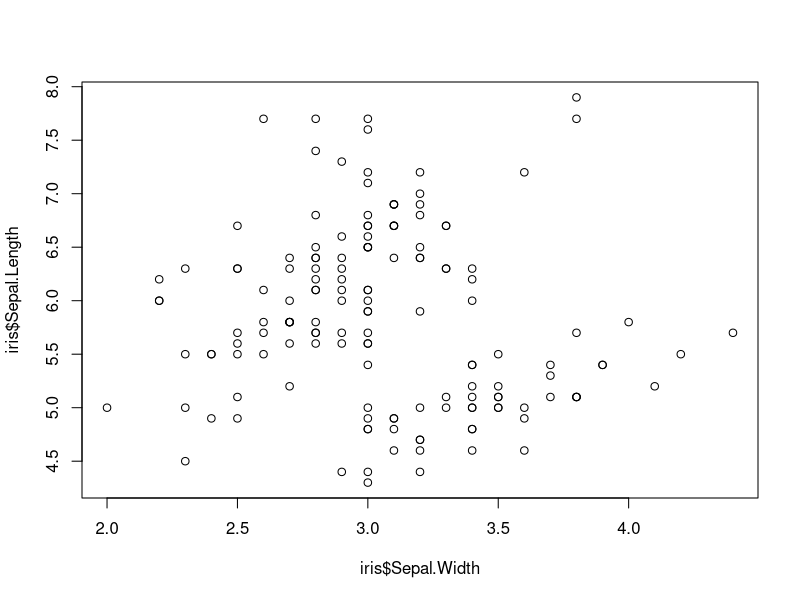
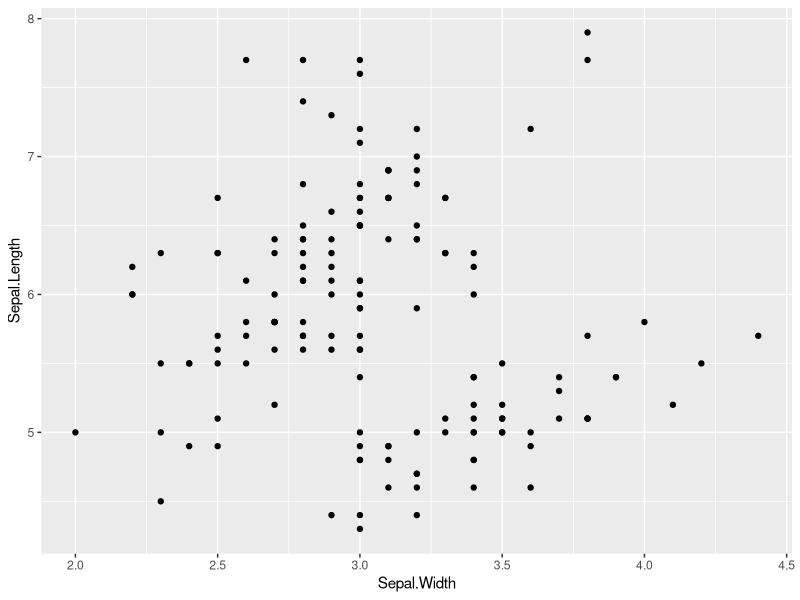
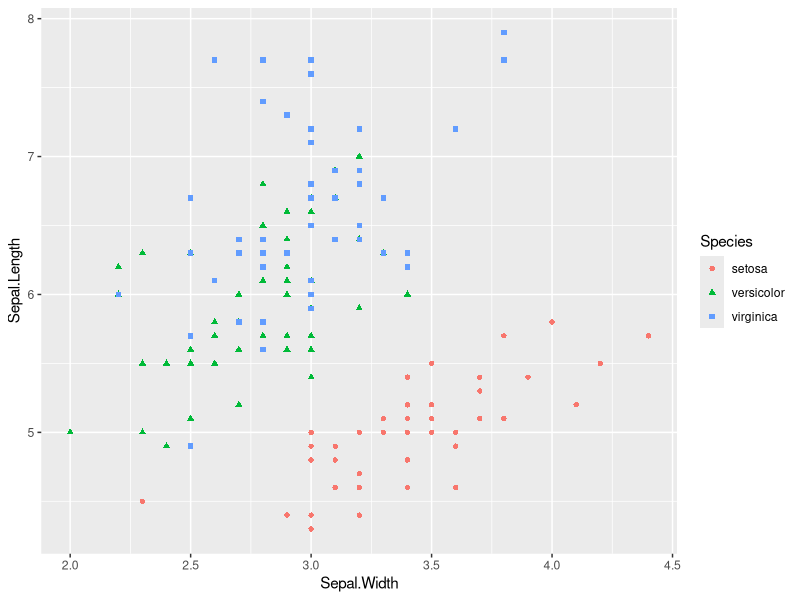
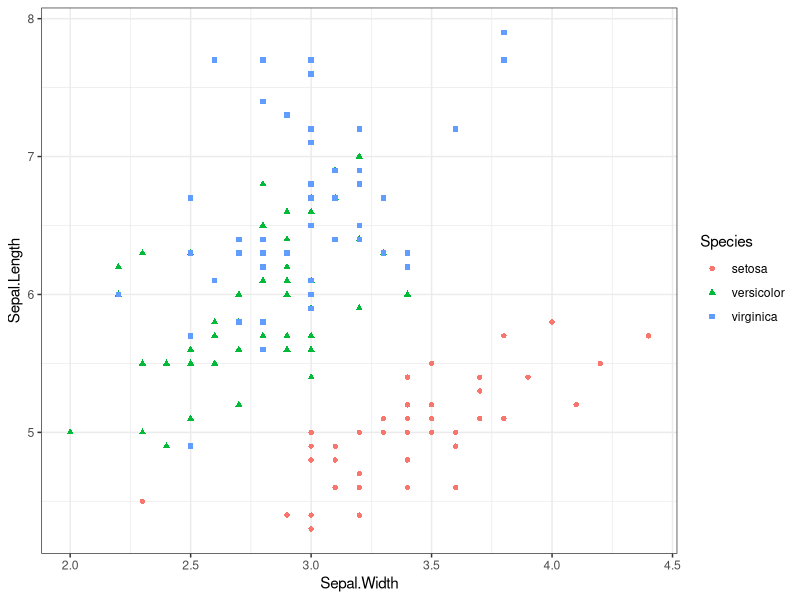
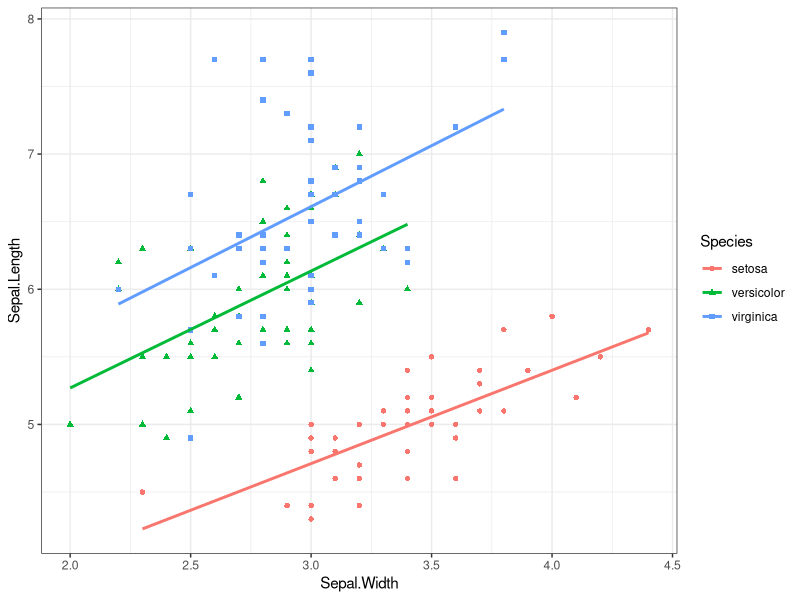
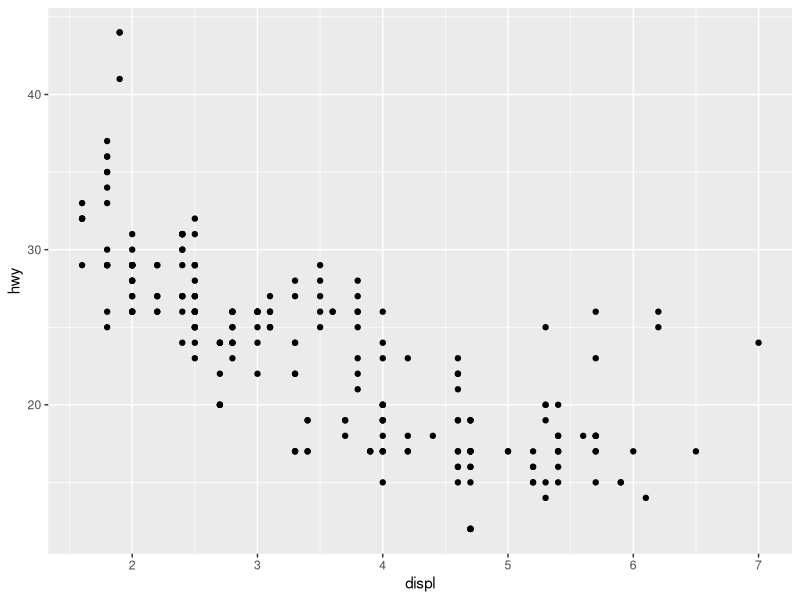
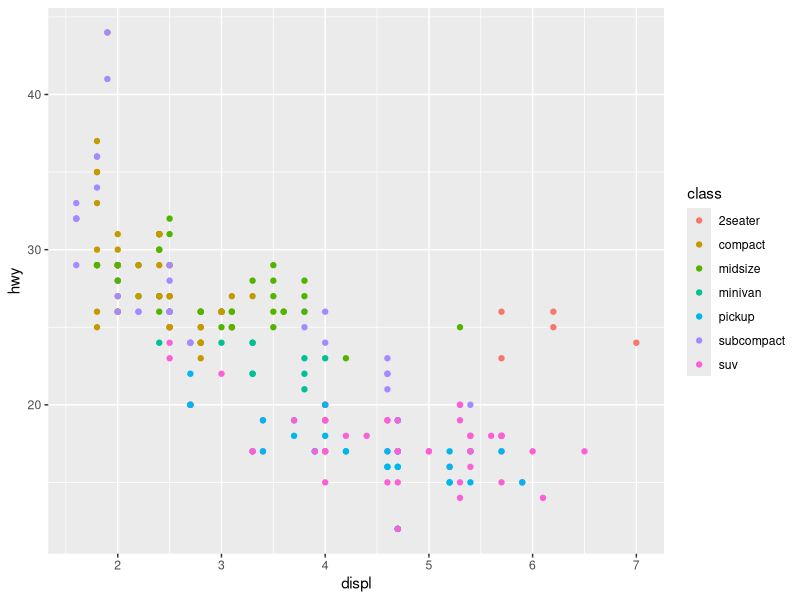
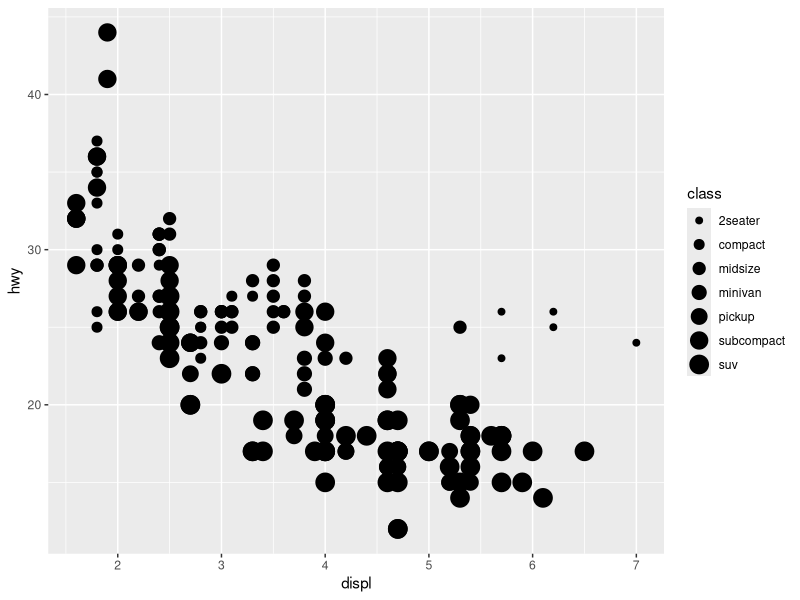

R code for these plots, in order: (Note: this script raises an error after producing the figures.)
## 03-Visualization.R
# Code from 01-visualization
# install.packages("ggplot2", "hexbin")
library(ggplot2)
# library(hexbin)

# Using the built in iris dataset
plot(iris$Sepal.Width, iris$Sepal.Length)

qplot(Sepal.Width, Sepal.Length, data = iris)
qplot(Sepal.Width, Sepal.Length, data = iris, color = Species, shape = Species)
qplot(Sepal.Width, Sepal.Length, data = iris, color = Species, shape = Species) + theme_bw()
qplot(Sepal.Width, Sepal.Length, data = iris, color = Species, shape = Species, geom = c("point", "smooth"), method = lm, se = FALSE) + theme_bw()


# Diving in: Scatterplots

# ggplot is one of the most comprehensive data visualization libraries
install.packages("ggplot2")
library(ggplot2)
?mpg
View(mpg)

qplot(displ, hwy, data = mpg)

# Aesthetics

qplot(displ, hwy, data = mpg, color = class)
qplot(displ, hwy, data = mpg, size = class)
qplot(displ, hwy, data = mpg, shape = class)
qplot(displ, hwy, data = mpg, alpha = class)

qplot(displ, hwy, data = mpg, color = class)

# Faceting

qplot(displ, hwy, data = mpg) + facet_grid(. ~ cyl)
qplot(displ, hwy, data = mpg) + facet_grid(drv ~ .)
qplot(displ, hwy, data = mpg) + facet_grid(drv ~ cyl)
qplot(displ, hwy, data = mpg) + facet_wrap(~ class)

# Geoms

qplot(displ, hwy, data = mpg, geom = "smooth")
qplot(displ, hwy, data = mpg)
qplot(displ, hwy, data = mpg, geom = "point")
qplot(displ, hwy, data = mpg, geom = c("point", "smooth"))

# Your Turn
# ---------------------------------------------
qplot(class, hwy, data = mpg)
qplot(class, hwy, data = mpg, geom = "boxplot")
# ---------------------------------------------

qplot(class, hwy, data = mpg, geom = "boxplot")
qplot(reorder(class, hwy), hwy, data = mpg, geom = "boxplot")

# Your Turn
# ---------------------------------------------
qplot(reorder(class, hwy, FUN = median), hwy, data = mpg, geom = "boxplot")
# ---------------------------------------------

# Diamonds

# Bar charts
# Bar charts can be very effective for displaying categorical data

# Your Turn
# --------------------------
qplot(x, z, data = diamonds)
qplot(x, data  = diamonds)
qplot(cut, data = diamonds)
# --------------------------

qplot(cut, data = diamonds, geom = "bar", color = cut)
qplot(cut, data = diamonds, geom = "bar", fill = cut)

# Position Adjustments

# Your Turn
# --------------------------
qplot(color, data = diamonds, geom = "bar", fill = cut)
# --------------------------

qplot(color, data = diamonds, fill = cut, position = "stack")

qplot(color, data = diamonds, fill = cut, position = "stack")
qplot(color, data = diamonds, fill = cut, position = "dodge")
qplot(color, data = diamonds, fill = cut, position = "identity")
qplot(color, data = diamonds, fill = cut, position = "fill")

qplot(cty, hwy, data = mpg)
qplot(cty, hwy, data = mpg, position = "jitter")
qplot(cty, hwy, data = mpg, geom = "jitter")

qplot(cty, hwy, data = mpg, geom = "point", position = "jitter") 
qplot(cty, hwy, data = mpg, geom = "jitter") 


# Histograms

qplot(displ, data = mpg, binwidth = 1)

qplot(carat, data = diamonds, binwidth = 1)
qplot(carat, data = diamonds, binwidth = 0.1)
qplot(carat, data = diamonds, binwidth = 0.1)
qplot(carat, data = diamonds)

zoom <- coord_cartesian(xlim = c(55, 70))
qplot(depth, data = diamonds, binwidth = 0.2) + zoom

qplot(depth, data = diamonds, binwidth = 0.2, fill = cut) + zoom

qplot(depth, data = diamonds, binwidth = 0.2) + 
  zoom + facet_wrap(~ cut)

qplot(depth, data = diamonds, geom = "freqpoly", color = cut, 
  binwidth = 0.2) + zoom + facet_wrap(~ cut)

qplot(depth, data = diamonds, geom = "freqpoly", 
  color = cut, binwidth = 0.2) + zoom

qplot(depth, data = diamonds, geom = "density", 
  color = cut) + zoom

# Your Turn
# ---------------------------------------------
qplot(price, data = diamonds, binwidth = 500) + 
  facet_wrap(~ cut)
qplot(price, data = diamonds, binwidth = 500, 
  fill = cut)
qplot(price, data = diamonds, binwidth = 500, 
  geom = "freqpoly", colour = cut)
qplot(price, data = diamonds, geom = "density", 
  colour = cut)
# ---------------------------------------------

qplot(carat, price, data = diamonds, color = cut)

# Geoms for big data

qplot(carat, price, data = diamonds)
qplot(carat, price, data = diamonds, geom = "bin2d")
qplot(carat, price, data = diamonds, geom = "hex")
qplot(carat, price, data = diamonds, geom = "density2d")
qplot(carat, price, data = diamonds, 
  geom = c("point", "density2d"))

qplot(carat, price, data = diamonds)
qplot(carat, price, data = diamonds, geom = "smooth")
qplot(carat, price, data = diamonds, geom = "smooth", color = cut)
qplot(carat, price, data = diamonds, geom = "smooth", group = cut)
qplot(carat, price, data = diamonds, geom = "smooth", 
  color = cut, se = FALSE)
qplot(carat, price, data = diamonds, geom = "smooth", 
  color = cut, se = FALSE, method = lm)

# Your Turn
# -------------------------------
qplot(carat, price, data = diamonds, color = "blue")
# -------------------------------

qplot(carat, price, data = diamonds, color = "blue")
qplot(carat, price, data = diamonds, color = I("blue"))

qplot(carat, price, data = diamonds)
qplot(carat, price, data = diamonds, size = I(0.5))
qplot(carat, price, data = diamonds, alpha = I(0.1))
qplot(carat, price, data = diamonds, size = I(0.5), alpha = I(0.1))


# Saving graphs

# Your Turn
# ---------------
getwd()
# ---------------

getwd()
dir()

ggsave("my-plot.pdf")
ggsave("my-plot.png")
ggsave("my-plot.pdf", width = 6, height = 6)